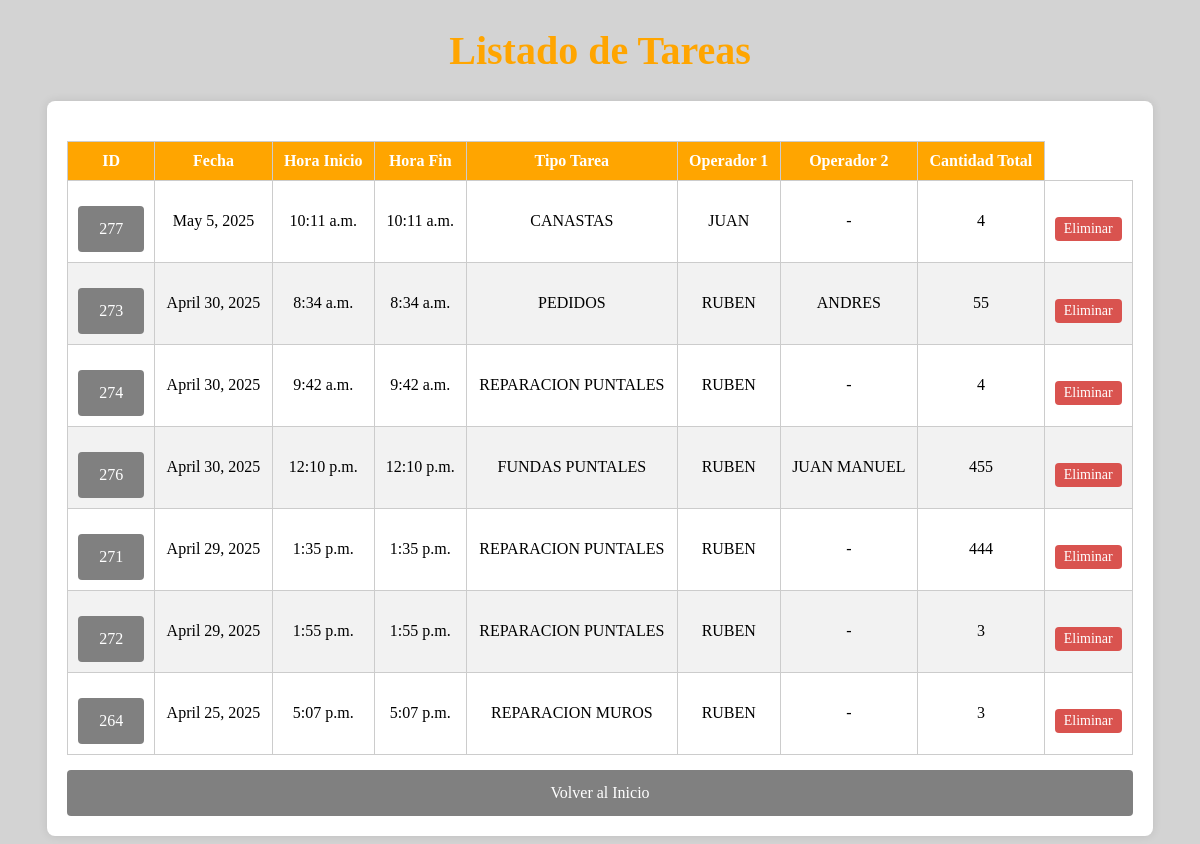
Page /lista_tareas/ on the committed database.
### pda/models.py (models this page shows, shortened)
class TipoTarea(models.Model):
    nombre=models.TextField(null=True,blank=True)

class Patio(models.Model):
    fecha = models.DateField(verbose_name='Fecha', null=True, blank=True)
    horaInicio = models.TimeField(verbose_name='H.Inicio', null=True, blank=True)
    horaFin = models.TimeField(verbose_name='H.Fin', null=True, blank=True)
    idTipTarea = models.IntegerField(verbose_name='Tip.Tarea', null=True, blank=True)
    idOper1 = models.IntegerField(verbose_name='Op.1', null=True, blank=True)
    idOper2 = models.IntegerField(verbose_name='Op.2', null=True, blank=True)
    cantidad = models.IntegerField(verbose_name='Cantidad', null=True, blank=True)

class Trabajador(models.Model):
    nombre=models.TextField(null=True,blank=True)

### pda/views.py (the view)
# urls.py: path('lista_tareas/', lista_tareas_completa,name='listaTareas'),
def lista_tareas_completa(request):
    tareas = Patio.objects.all().order_by('-fecha')
    tareas_info = []
    for tarea in tareas:
        tarea_info = {
            'id': tarea.id,
            'fecha': tarea.fecha,
            'horaInicio': tarea.horaInicio,
            'horaFin': tarea.horaFin,
            'tipo_tarea': TipoTarea.objects.filter(id=tarea.idTipTarea).first(),
            'operador1': Trabajador.objects.filter(id=tarea.idOper1).first(),
            'operador2': Trabajador.objects.filter(id=tarea.idOper2).first() if tarea.idOper2 else None,
            'cantidad': tarea.cantidad
        }
        tareas_info.append(tarea_info)
    return render(request, 'lista_tareas.html', {
        'tareas_info': tareas_info
    })

### templates/lista_tareas.html (shortened to what this page needs)
<!DOCTYPE html>
<html lang="es">
<head>
</head>
<body>
    <h1>Listado de Tareas</h1>
    <div class="container">
        <div class="form-container">
            <table>
                <thead>
                    <tr>
                        <th>ID</th>
                        <th>Fecha</th>
                        <th>Hora Inicio</th>
                        <th>Hora Fin</th>
                        <th>Tipo Tarea</th>
                        <th>Operador 1</th>
                        <th>Operador 2</th>
                        <th>Cantidad Total</th>
                    </tr>
                </thead>
                <tbody>
                    {% for t in tareas_info %}
                    <tr>
                        <td><a href="{% url 'detalle_tarea' tarea_id=t.id %}">{{ t.id }}</a></td>
                        <td>{{ t.fecha }}</td>
                        <td>{{ t.horaInicio }}</td>
                        <td>{{ t.horaFin }}</td>
                        <td>{{ t.tipo_tarea.nombre }}</td>
                        <td>{{ t.operador1.nombre }}</td>
                        <td>{% if t.operador2 %}{{ t.operador2.nombre }}{% else %}-{% endif %}</td>
                        <td>{{ t.cantidad }}</td>
                        <td><a href="{% url 'eliminarTarea' t.id %}" class="btn-eliminar">Eliminar</a></td>
                    </tr>
                    {% endfor %}
                </tbody>
            </table>
            <a href="/paginaInicial/">Volver al Inicio</a>
        </div>
    </div>
</body>
</html>

### templates/lista_tareas.html (style rules this page uses)
body { background-color: lightgrey; }
h1 { text-align: center; color: orange; font-size: 40px; }
.container { display: flex; justify-content: center; margin-top: 20px; }
.form-container { background-color: white; padding: 20px; border-radius: 8px; box-shadow: 0 0 10px rgba(0, 0, 0, 0.1); width: 90%; overflow-x: auto; }
table { width: 100%; border-collapse: collapse; margin-top: 20px; }
th, td { border: 1px solid #ccc; padding: 10px; text-align: center; }
th { background-color: orange; color: white; }
tr:nth-child(even) { background-color: #f2f2f2; }
a { text-decoration: none; color: white; display: block; background-color: grey; padding: 14px 20px; text-align: center; margin-top: 15px; width: 100%; box-sizing: border-box; border-radius: 4px; }
.btn-eliminar { background-color: #d9534f; color: white; padding: 4px 8px; font-size: 12px; border: none; border-radius: 4px; text-decoration: none; cursor: pointer; font-size: 14px; transition: background-color 0.3s ease; display: inline-block; }

### rows in the picture
TipoTarea: id "277", fecha "May 5, 2025", horaInicio "10:11 a.m.", horaFin "10:11 a.m.", tipo_tarea.nombre "CANASTAS", operador1.nombre "JUAN", cantidad "4"
TipoTarea: id "273", fecha "April 30, 2025", horaInicio "8:34 a.m.", horaFin "8:34 a.m.", tipo_tarea.nombre "PEDIDOS", operador1.nombre "RUBEN", operador2.nombre "ANDRES", cantidad "55"
TipoTarea: id "274", fecha "April 30, 2025", horaInicio "9:42 a.m.", horaFin "9:42 a.m.", tipo_tarea.nombre "REPARACION PUNTALES", operador1.nombre "RUBEN", cantidad "4", id "271", fecha "April 29, 2025", horaInicio "1:35 p.m.", horaFin "1:35 p.m.", cantidad "444", id "272", horaInicio "1:55 p.m.", horaFin "1:55 p.m.", cantidad "3"
TipoTarea: id "276", fecha "April 30, 2025", horaInicio "12:10 p.m.", horaFin "12:10 p.m.", tipo_tarea.nombre "FUNDAS PUNTALES", operador1.nombre "RUBEN", operador2.nombre "JUAN MANUEL", cantidad "455"
TipoTarea: id "264", fecha "April 25, 2025", horaInicio "5:07 p.m.", horaFin "5:07 p.m.", tipo_tarea.nombre "REPARACION MUROS", operador1.nombre "RUBEN", cantidad "3"
